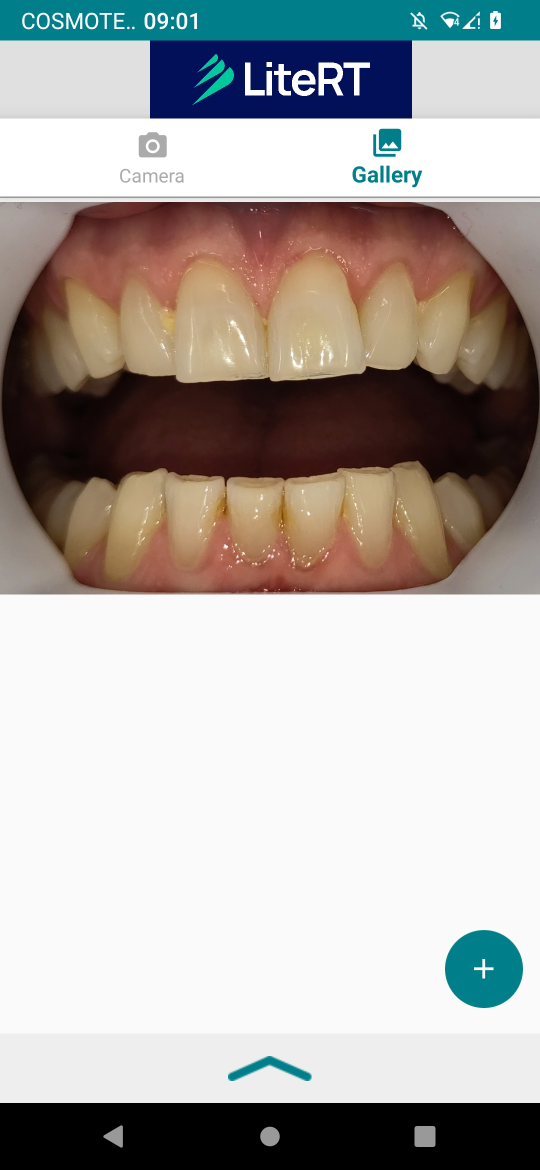
#> input picture mouth.png, 1080 x 2340 px, found by its file name (shown at 1/2 size)
$ jupyter execute --allow-errors FastSAM_tflite.ipynb   (shell and % lines are left out)
#> lines starting #> are read from the running program, lines starting #| are printed output that depends on the picture
[cell 1]
#!wget https://github.com/ultralytics/assets/releases/download/v8.2.0/FastSAM-x.pt

[cell 2]
import matplotlib.pyplot as plt
import cv2
import numpy as np
np.set_printoptions(threshold=np.inf)

import tensorflow as tf
import cv2

from PIL import Image

path = "/content/mouth.png"

[cell 3]
image = cv2.imread(path)
#> image is the input picture: shape (2340, 1080, 3); mean B, G, R 165.8, 169.5, 174
image = cv2.cvtColor(image, cv2.COLOR_BGR2RGB)

original_h = image.shape[0]
#> original_h = 2340
original_w = image.shape[1]
#> original_w = 1080
print(original_w, original_h)
#| 1080 2340
plt.figure(figsize=(10, 10))
plt.imshow(image)

[cell 4]
image_input = Image.open(path)
image_input = image_input.convert("RGB")
image_input = np.array(image_input)

print(image_input.shape)
#| (2340, 1080, 3)

# Resize and reshape the image
resized_image = np.zeros((1, 640, 640, 3), dtype=np.uint8)

# Calculate the center of the original image
center_x = image_input.shape[1] // 2
#> center_x = 540
center_y = image_input.shape[0] // 2
#> center_y = 1170

# Calculate the dimensions for cropping
crop_width = min(image_input.shape[1], 640)
#> crop_width = 640
crop_height = min(image_input.shape[0], 640)
#> crop_height = 640

# Crop the image around the center
crop_x_start = center_x - crop_width // 2
#> crop_x_start = 220
crop_y_start = center_y - crop_height // 2
#> crop_y_start = 850
crop_x_end = crop_x_start + crop_width
#> crop_x_end = 860
crop_y_end = crop_y_start + crop_height
#> crop_y_end = 1490

cropped_image = image_input[crop_y_start:crop_y_end, crop_x_start:crop_x_end]
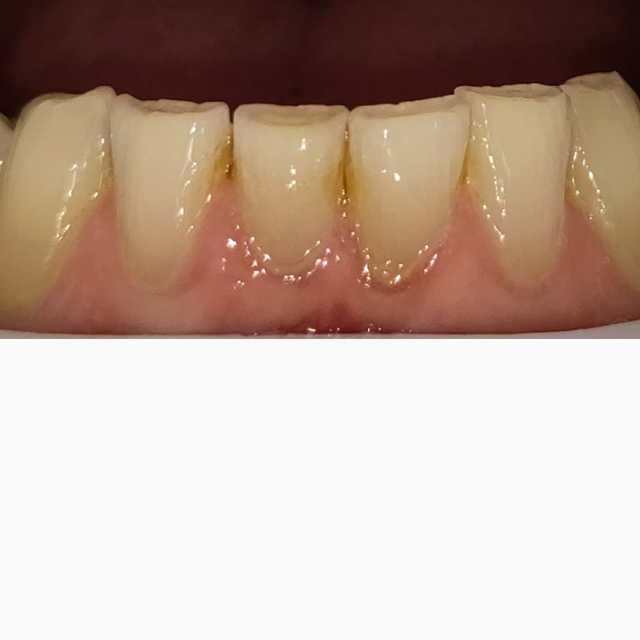
#> cropped_image: shape (640, 640, 3); mean R, G, B 190.4, 169.6, 156.8

# Resize the cropped image to 640x640
resized_image[0, :, :, :] = np.array(Image.fromarray(cropped_image).resize((640, 640)))
print(resized_image.shape)

# Save the resized image
output_image = Image.fromarray(resized_image[0])
output_image.save("resized_image.png")
